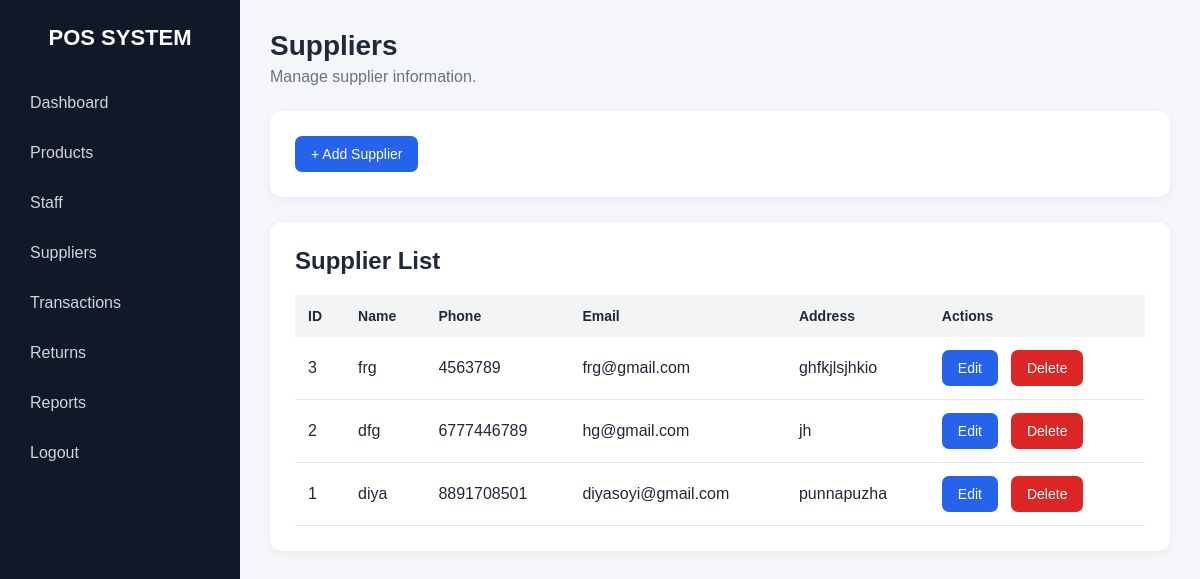
Screenshot of /suppliers (signed in) with the database file from the repository.
### tables this page shows
CREATE TABLE suppliers (
            id INTEGER PRIMARY KEY AUTOINCREMENT,
            name TEXT NOT NULL,
            phone TEXT,
            email TEXT,
            address TEXT
        );

### app.py (the view)
@app.route("/suppliers")
def suppliers():
    if "user_id" not in session:
        return redirect(url_for("home"))
    if session.get("user_role") != "admin":
        return "Access denied"
    connection = sqlite3.connect(
        "pos.db"
    )
    cursor = connection.cursor()
    cursor.execute("""
        SELECT *
        FROM suppliers
        ORDER BY id DESC
    """)
    suppliers_list = cursor.fetchall()
    connection.close()
    return render_template(
        "suppliers.html",
        suppliers=suppliers_list
    )

### templates/suppliers.html (shortened to what this page needs)
<!DOCTYPE html>
<html lang="en">
<head>
    <link
        rel="stylesheet"
        href="{{ url_for('static', filename='style.css') }}"
    >
</head>
<body>
    <div class="sidebar">
        <h2>POS SYSTEM</h2>
        <a href="/admin">Dashboard</a>
        <a href="/products">Products</a>
        <a href="/staff-management">Staff</a>
        <a href="/suppliers">Suppliers</a>
        <a href="/transactions">Transactions</a>
        <a href="/returns">Returns</a>
        <a href="/reports">Reports</a>
        <a href="/logout">Logout</a>
    </div>
    <div class="main-content">
        <div class="topbar">
            <h1>Suppliers</h1>
            <p>
                Manage supplier information.
            </p>
        </div>
        <div class="section">
            <a
                href="/suppliers/add"
                class="btn btn-primary add-supplier-btn"
            >
                + Add Supplier
            </a>
        </div>
        <div class="section">
            <h2>Supplier List</h2>
            {% if suppliers %}
            <div class="table-container">
                <table>
                    <tr>
                        <th>ID</th>
                        <th>Name</th>
                        <th>Phone</th>
                        <th>Email</th>
                        <th>Address</th>
                        <th>Actions</th>
                    </tr>
                    {% for supplier in suppliers %}
                    <tr>
                        <td>
                            {{ supplier[0] }}
                        </td>
                        <td>
                            {{ supplier[1] }}
                        </td>
                        <td>
                            {{ supplier[2] or "-" }}
                        </td>
                        <td>
                            {{ supplier[3] or "-" }}
                        </td>
                        <td>
                            {{ supplier[4] or "-" }}
                        </td>
                        <td>
                            <div class="supplier-actions">
                                <a
                                    href="/suppliers/edit/{{ supplier[0] }}"
                                    class="btn btn-primary"
                                >
                                    Edit
                                </a>
                                <a
                                    href="/suppliers/delete/{{ supplier[0] }}"
                                    class="btn btn-danger"
                                    onclick="return confirm('Delete this supplier?')"
                                >
                                    Delete
                                </a>
                            </div>
                        </td>
                    </tr>
                    {% endfor %}
                </table>
            </div>
            {% else %}
            <p>
                No suppliers found.
            </p>
            {% endif %}
        </div>
    </div>
</body>
</html>

### static/style.css (style rules this page uses)
* { margin: 0; padding: 0; box-sizing: border-box; }
body { font-family: Arial, sans-serif; background: #f4f6f9; color: #1f2937; }
a { text-decoration: none; }
.sidebar { position: fixed; left: 0; top: 0; width: 240px; height: 100vh; background: #111827; color: white; padding: 25px 15px; z-index: 1000; }
.sidebar h2 { text-align: center; margin-bottom: 30px; font-size: 22px; }
.sidebar a { display: block; color: #d1d5db; padding: 13px 15px; margin-bottom: 6px; border-radius: 8px; transition: 0.2s; }
.main-content { margin-left: 240px; padding: 30px; min-height: 100vh; }
.topbar { margin-bottom: 25px; }
.topbar h1 { font-size: 28px; margin-bottom: 6px; }
.topbar p { color: #6b7280; }
.section { background: white; padding: 25px; border-radius: 12px; margin-bottom: 25px; box-shadow: 0 2px 10px rgba(0, 0, 0, 0.05); }
.section h2 { margin-bottom: 20px; }
table { width: 100%; border-collapse: collapse; }
table th { background: #f3f4f6; text-align: left; padding: 13px; font-size: 14px; }
table td { padding: 13px; border-bottom: 1px solid #e5e7eb; }
.btn { display: inline-block; padding: 10px 16px; border: none; border-radius: 7px; cursor: pointer; font-size: 14px; margin-right: 5px; }
.btn-primary { background: #2563eb; color: white; }
.btn-danger { background: #dc2626; color: white; }

### templates/suppliers.html (style rules this page uses)
.table-container { width: 100%; overflow-x: auto; -webkit-overflow-scrolling: touch; }
.table-container table { min-width: 850px; }
.supplier-actions { display: flex; gap: 8px; white-space: nowrap; }
.add-supplier-btn { display: inline-block; }

### rows the page displays
suppliers: id "3", name "frg", phone "4563789", email "frg@gmail.com", address "ghfkjlsjhkio"
suppliers: id "2", name "dfg", phone "6777446789", email "hg@gmail.com", address "jh"
suppliers: id "1", name "diya", phone "8891708501", email "diyasoyi@gmail.com", address "punnapuzha"
